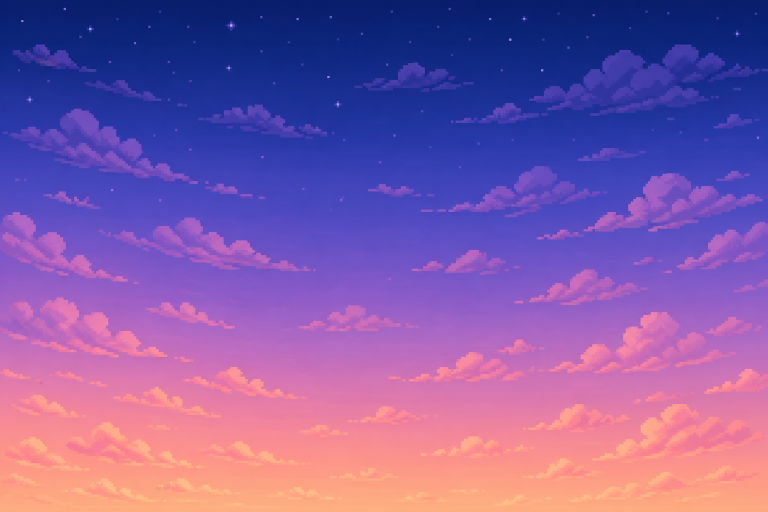
#> input picture offshore/Assets/Art/heroes/hero_sky_dawn.png, 1536 x 1024 px (shown at 1/2 size); its folder holds 4 pictures in this run
$ python install_sky.py
#> lines starting #> are read from the running program, lines starting #| are printed output that depends on the picture
"""Install sky / sun / moon / star / cloud PNGs for OFFSHORE day-night cycle."""
from __future__ import annotations

from collections import deque
from pathlib import Path

from PIL import Image

ROOT = Path(__file__).resolve().parents[1]
HEROES = ROOT / "Assets" / "Art" / "heroes"
CURSOR = Path(r"C:\Users\Macra\.cursor\projects\c-Users-Macra-Projects-sandboxProjects\assets")
ENV = ROOT / "Assets" / "textures" / "env"
ENV.mkdir(parents=True, exist_ok=True)
HEROES.mkdir(parents=True, exist_ok=True)


def sync():
    if not CURSOR.exists():
        return
    for src in CURSOR.glob("hero_sky*.png"):
        (HEROES / src.name).write_bytes(src.read_bytes())
        print("sync", src.name)
    for name in ("hero_sun.png", "hero_moon.png", "hero_stars.png", "hero_clouds_day.png", "hero_clouds_sunset.png"):
        src = CURSOR / name
        if src.exists():
            (HEROES / name).write_bytes(src.read_bytes())
            print("sync", name)


def find(*names: str) -> Path | None:
    for n in names:
        for base in (HEROES, CURSOR):
            p = base / n
            if p.exists():
                return p
    return None


def save_nearest(img: Image.Image, path: Path, scale: int = 3):
    img = img.convert("RGBA")
    out = img.resize((img.width * scale, img.height * scale), Image.Resampling.NEAREST)
    px = [(0, 0, 0, 0) if a < 12 else (r, g, b, 255 if a > 180 else a) for r, g, b, a in out.getdata()]
    out.putdata(px)
    out.save(path)
    print(f"  -> {path.relative_to(ROOT)} {out.size}")


# [59 lines left out: functions knock_white, auto_crop, outline, not called in this run]


def install_sky_plate(src_name: str, dst_name: str, tw=160, th=96):
    src = find(src_name)
    if not src:
        print("MISSING", src_name)
        return
    img = Image.open(src).convert("RGBA")
    # Keep full plate — no knockout (sky is opaque gradient)
    small = img.resize((tw, th), Image.Resampling.BOX)
    save_nearest(small, ENV / dst_name, 3)


def install_sprite(src_name: str, dst: Path, tw: int, th: int, do_outline=True):
    src = find(src_name)
    if not src:
        print("MISSING", src_name)
        return
    img = knock_white(Image.open(src))
    img = auto_crop(img, 4)
    small = img.resize((tw, th), Image.Resampling.BOX)
    small.putdata([(0, 0, 0, 0) if a < 40 else (r, g, b, 255) for r, g, b, a in small.getdata()])
    if do_outline:
        small = outline(small)
    save_nearest(small, dst, 4)


# [25 lines left out: function connected, not called in this run]


def slice_pack(src_name: str, names: list[str], size: tuple[int, int], prefix: str):
    src = find(src_name)
    if not src:
        print("MISSING", src_name)
        return
    img = knock_white(Image.open(src))
    work = knock_white(img.resize((img.width // 2, img.height // 2), Image.Resampling.BILINEAR))
    comps = connected(work, min_area=100)
    comps = sorted(comps, key=lambda c: -c[4])[: len(names)]
    comps.sort(key=lambda c: (c[1] // 50, c[0]))
    tw, th = size
    for i, (x0, y0, x1, y1, _) in enumerate(comps):
        if i >= len(names):
            break
        crop = auto_crop(img.crop((x0 * 2, y0 * 2, (x1 + 1) * 2, (y1 + 1) * 2)), 2)
        spr = crop.resize((tw, th), Image.Resampling.BOX)
        spr.putdata([(0, 0, 0, 0) if a < 40 else (r, g, b, 255) for r, g, b, a in spr.getdata()])
        spr = outline(spr)
        save_nearest(spr, ENV / f"{prefix}{names[i]}.png", 4)


def main():
    sync()
    print("Sky plates...")
    install_sky_plate("hero_sky_day.png", "sky_day.png", 180, 100)
    install_sky_plate("hero_sky_dawn.png", "sky_dawn.png", 180, 100)
#> call 2 of install_sky_plate, with src_name = 'hero_sky_dawn.png', dst_name = 'sky_dawn.png', tw = 180, th = 100
#> in install_sky_plate (call 2), `small = img.resize((tw, th), Image.Resampling.BOX)`:
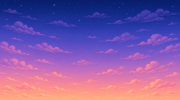
#> small: PIL image 180x100 RGBA; mean R, G, B, A 130.9, 90.9, 165.2, 255
#> in save_nearest, `px = [(0, 0, 0, 0) if a < 12 else (r, g, b, 255 if a > 180 else a) for..`: px = 162000 items
#|   -> Assets/textures/env/sky_dawn.png (540, 300)
    install_sky_plate("hero_sky_sunset.png", "sky_sunset.png", 180, 100)
    install_sky_plate("hero_sky_night.png", "sky_night.png", 180, 100)
    # legacy alias
    if (ENV / "sky_sunset.png").exists():
        pass

    print("Celestial...")
    # Prefer single clean sprites; pack-sliced stars look broken.
    sun = "hero_sun_clean.png" if find("hero_sun_clean.png") else "hero_sun.png"
    moon = "hero_moon_clean.png" if find("hero_moon_clean.png") else "hero_moon.png"
    install_sprite(sun, ENV / "sun.png", 32, 32, do_outline=False)
    install_sprite(moon, ENV / "moon.png", 28, 28, do_outline=True)

    print("Stars...")
    if find("hero_star_clean.png") and find("hero_star_dot.png"):
        install_sprite("hero_star_clean.png", ENV / "star_a.png", 10, 10, do_outline=False)
        install_sprite("hero_star_dot.png", ENV / "star_b.png", 6, 6, do_outline=False)
        (ENV / "star_c.png").write_bytes((ENV / "star_a.png").read_bytes())
        (ENV / "star_d.png").write_bytes((ENV / "star_b.png").read_bytes())
    else:
        slice_pack("hero_stars.png", ["a", "b", "c", "d"], (8, 8), "star_")
    if (ENV / "star_a.png").exists():
        (ENV / "star.png").write_bytes((ENV / "star_a.png").read_bytes())

    print("Clouds...")
    slice_pack("hero_clouds_day.png", ["a", "b", "c"], (56, 28), "cloud_")
    slice_pack("hero_clouds_sunset.png", ["a", "b", "c"], (56, 28), "cloud_sunset_")

    print("Done sky kit.")


if __name__ == "__main__":
    main()
